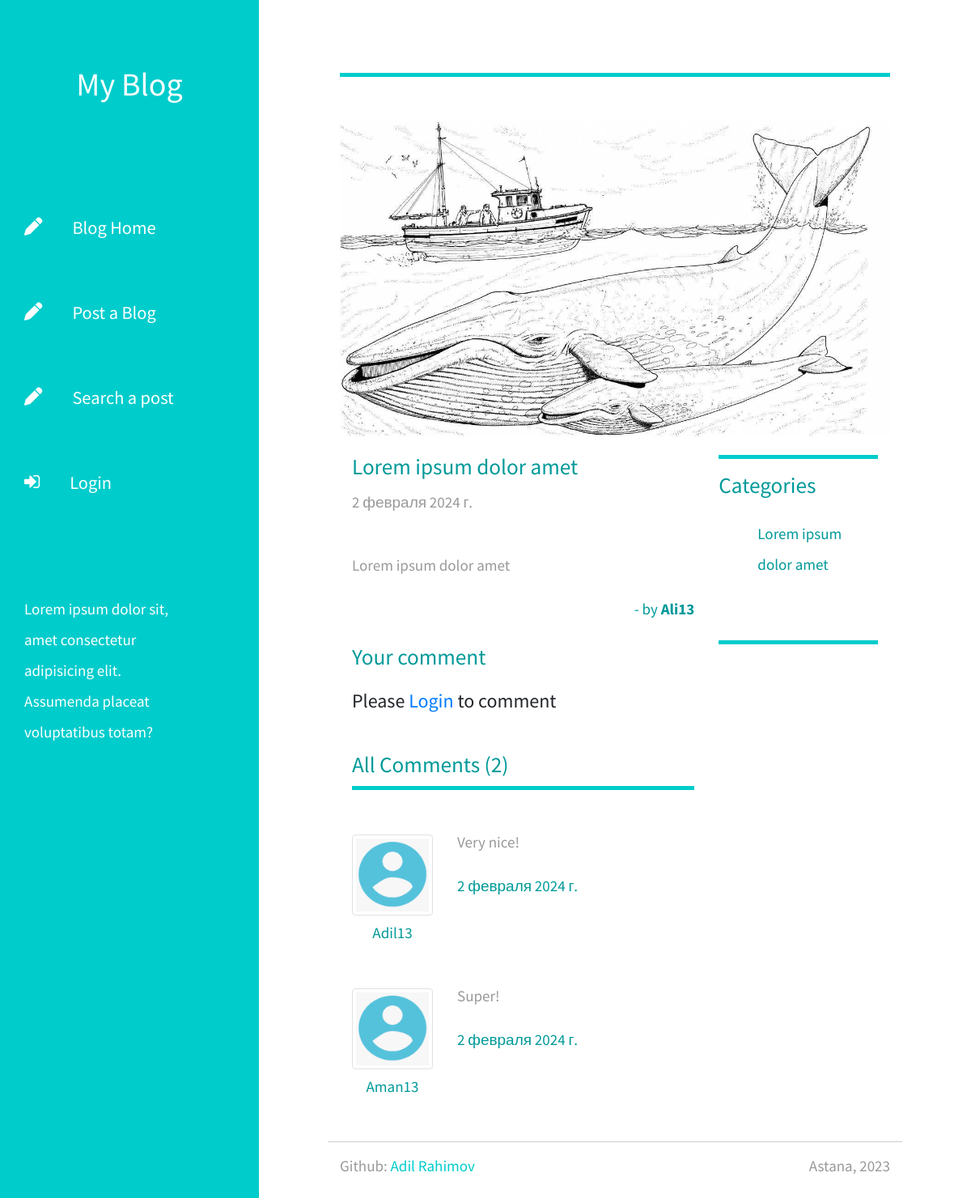
/blog/lorem-ipsum-dolor-amet, run on the app's committed database.
### blog/models.py (models this page shows, shortened)
class Post(models.Model):
    class Meta:
        verbose_name_plural = 'Posts'
        verbose_name = 'Post'
        ordering = ['-created_at']
    title = models.CharField(max_length=200)
    author= models.ForeignKey(User, on_delete=models.CASCADE, null=True, blank=True)
    category = models.CharField(max_length=200, blank=True, null=True)
    body = models.TextField(max_length=1000, blank=True, null=True)
    created_at = models.DateTimeField(auto_now_add=True)
    updated_at = models.DateTimeField(auto_now=True)
    image = models.ImageField(blank=True, null=True, upload_to="images")
    slug = models.SlugField(null=True, blank=True)
    is_active = models.BooleanField(default=True)

class Comment(models.Model):
    class Meta:
        verbose_name_plural = 'Comments'
        verbose_name = 'Comment'
        ordering = ["-dateTime"]
    user = models.ForeignKey(User, on_delete=models.CASCADE)
    content = models.TextField()
    blog = models.ForeignKey(Post, on_delete=models.CASCADE)
    parent_comment = models.ForeignKey('self', on_delete=models.CASCADE, null=True, blank=True)
    dateTime=models.DateTimeField(default=now)

### blog/views.py (the view)
# urls.py: path('blog/<slug:slug>', views.PostDetailView.as_view(), name='post'),
class PostDetailView(generic.DetailView):
    model = Post
    template_name = 'post.html'
    def get_context_data(self, **kwargs):
        context = super().get_context_data(**kwargs)
        comments = Comment.objects.filter(blog=self.get_object())
        print(len(comments))
        context['comments'] = comments
        return context
    def post(self, request, *args, **kwargs):
        comment = Comment()
        comment.blog = self.get_object()
        comment.user = request.user
        comment.content = request.POST['content']
        comment.save()
        messages.success(request, "Comment added successfully")
        messages.get_messages(request).used = True
        return self.get(request, *args, **kwargs)

### blog/templates/post.html (shortened to what this page needs)
{% extends 'base.html' %}
{% load static %}
{% block content %}
    <div class="container-fluid">
            <div class="row tm-row">
                <div class="row-12">
                    <hr class="tm-hr-primary tm-mb-55">
                    {% if object.image %}
                        <img src="{{object.image.url}}" alt="Image" class="img-fluid">
                    {% else %}
                        <img src="{% static 'img/defaultBlog.jpg' %}" alt="Image" class="img-fluid">
                    {% endif %}
                </div>
            </div>
            <div class="row tm-row">
                <div class="col-lg-8 tm-post-col">
                    <div class="tm-post-full">
                        <div class="mb-4">
                            <h2 class="pt-2 tm-color-primary tm-post-title">{{object.title}}</h2>
                            <p class="tm-mb-40">{{object.created_at|date}}</p>
                            <p>
                                {{object.body|safe}}
                            </p>
                            <span class="d-block text-right tm-color-primary">- by <b>{{object.author}}</b></span>
                        </div>
                        <div>
                            {% if user.is_authenticated %}
                                <form action="/blog/{{object.slug}}" method="POST" class="mb-5 tm-comment-form"> {% csrf_token %}
                                    <h2 class="tm-color-primary tm-post-title mb-4">Your comment</h2>
                                    <div class="mb-4">
                                        <textarea class="form-control" id="content" name="content" required="true" rows="6"></textarea>
                                    </div>
                                    <div class="text-right">
                                        <button class="tm-btn tm-btn-primary tm-btn-small">Submit</button>
                                    </div>
                                </form>
                            {% else %}
                                <div class="mb-5 tm-comment-form">
                                    <h2 class="tm-color-primary tm-post-title mb-4">Your comment</h2>
                                    <div class="mb-4">
                                        <h4>Please <a href="/login/">Login</a> to comment</h4>
                                    </div>
                                </div>
                            {% endif %}
                            <h2 class="tm-color-primary tm-post-title"> All Comments ({{comments.count}})</h2>
                            <hr class="tm-hr-primary tm-mb-45">
                            {% for comment in comments %}
                            <div class="tm-comment tm-mb-45">
                                <figure class="tm-comment-figure">
                                    {% if comment.user.userprofile.avatar %}
                                        <img src="{{comment.user.userprofile.avatar.url}}" alt="Image" style="height: 100px; width: 100px;" class="mb-2 img-thumbnail">
                                    {% else %}
                                        <img src="{% static 'img/default.png' %}" alt="Image" style="height: 100px; width: 100px;" class="mb-2 img-thumbnail">
                                    {% endif %}
                                    <figcaption class="tm-color-primary text-center">{{comment.user}}</figcaption>
                                </figure>
                                <div>
                                    <p>
                                        {{comment.content}}
                                    </p>
                                    <div class="d-flex justify-content-between">
                                        <span class="tm-color-primary">{{comment.dateTime|date}}</span>
                                    </div>
                                </div>
                            </div>
                            {% endfor %}
                        </div>
                    </div>
                </div>
                <aside class="col-lg-4 tm-aside-col">
                    <div class="tm-post-sidebar">
                        <hr class="mb-3 tm-hr-primary">
                        <h2 class="mb-4 tm-post-title tm-color-primary">Categories</h2>
                        <ul class="tm-mb-75 pl-5 tm-category-list">
                            <li><a href="#" class="tm-color-primary">{{object.category}}</a></li>
                        </ul>
                        <hr class="mb-3 tm-hr-primary">
                    </div>
                </aside>
            </div>
    </div>
{% endblock %}

### static/css/templatemo-xtra-blog.css (style rules this page uses)
html { overflow-x: hidden; }
p, span { color: #999; }
hr { border-top-color: #CCC; margin-top: 10px; margin-bottom: 10px; }
.tm-row { max-width: 980px; justify-content: space-between; }
ul { margin: 0; padding: 0; }
.tm-post-title { font-size: 1.7rem; transition: all 0.3s ease; }
hr.tm-hr-primary { border-top: 5px solid #0CC; }
.tm-comment { display: flex; align-items: flex-start; }
.tm-comment-figure { margin-top: 10px; margin-right: 30px; }
.tm-comment-form { max-width: 360px; }
.tm-category-list { list-style-type: none; }
figure { margin: 0; }
figcaption { line-height: 1.4; }
.tm-post-full { max-width: 600px; }
.tm-post-sidebar { max-width: 280px; margin-left: auto; margin-right: 0; }
.tm-mb-40 { margin-bottom: 40px; }
.tm-mb-45 { margin-bottom: 45px; }
.tm-mb-55 { margin-bottom: 55px; }
.tm-mb-75 { margin-bottom: 75px; }
.tm-color-primary, span.tm-color-primary { color: #099; }
.img-thumbnail { max-width: none; }

### data on the page
Post: image (picture), title "Lorem ipsum dolor amet", created_at "2 февраля 2024 г.", body "Lorem ipsum dolor amet", author "Ali13", category "Lorem ipsum dolor amet"
Comment: user "Adil13", content "Very nice!", dateTime "2 февраля 2024 г."
Comment: user "Aman13", content "Super!", dateTime "2 февраля 2024 г."

### other printed values
{{ comments.count }} "2"
